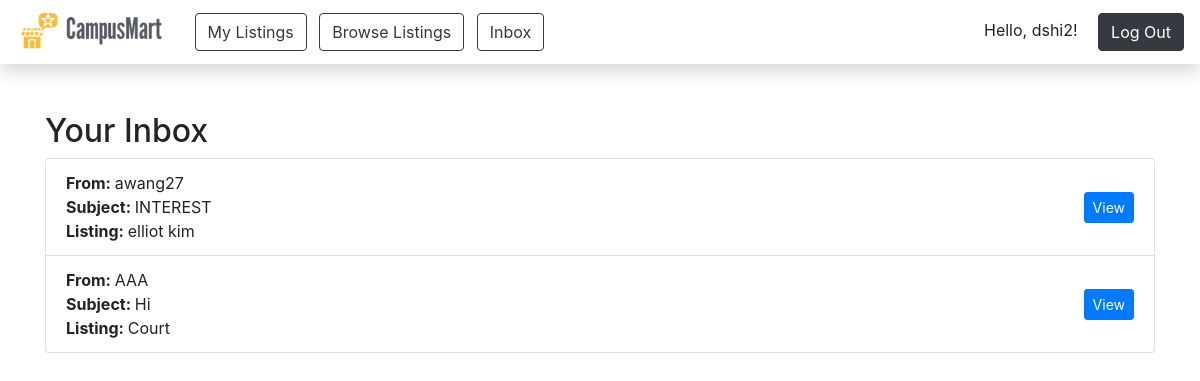
Page /messages/inbox/ (signed in) on the committed database.
### campusmart/models.py (models this page shows, shortened)
class Message(models.Model):
    sender = models.ForeignKey(User, on_delete=models.CASCADE, related_name='sent_messages')
    recipient = models.ForeignKey(User, on_delete=models.CASCADE, related_name='received_messages')
    listing = models.ForeignKey(Listing, on_delete=models.CASCADE, related_name='messages')
    subject = models.CharField(max_length=1000)
    body = models.TextField()

class Listing(models.Model):
    CONDITION_CHOICES = [
        ('NEW', 'New'),
        ('LIKE_NEW', 'Like New'),
        ('USED', 'Used'),
        ('FAIR', 'Fair'),
    ]
    STATUS_CHOICES = [
        ('AVAILABLE', 'Available'),
        ('UNAVAILABLE', 'Unavailable'),
    ]
    title = models.CharField(max_length=200)
    description = models.TextField()
    price = models.DecimalField(max_digits=10, decimal_places=2)
    condition = models.CharField(max_length=10, choices=CONDITION_CHOICES)
    status = models.CharField(max_length=20, choices=STATUS_CHOICES, default='AVAILABLE')
    created_at = models.DateTimeField(auto_now_add=True)
    updated_at = models.DateTimeField(auto_now=True)
    user = models.ForeignKey(User, on_delete=models.CASCADE, related_name='listings')

### campusmart/views.py (the view)
# urls.py: path('messages/inbox/', views.inbox, name='inbox'),
@login_required
def inbox(request):
    user_messages = request.user.received_messages.select_related('sender', 'listing')
    return render(request, 'inbox.html', {'messages': user_messages})

### templates/inbox.html
{% extends 'base.html' %}
{% load static %}
{% block content %}
<div class="container mt-5">
    <h2>Your Inbox</h2>
    {% if messages %}
        <ul class="list-group">
            {% for msg in messages %}
                <li class="list-group-item d-flex justify-content-between align-items-center ">
                    <div>
                        <strong>From: </strong>{{ msg.sender.username }}<br>
                        <strong>Subject: </strong>{{ msg.subject }}<br>
                        <strong>Listing: </strong>{{ msg.listing.title }}
                    </div>
                    <a href="{% url 'view_message' msg.id %}" class="btn btn-sm btn-primary">View</a>
                </li>
            {% endfor %}
        </ul>
    {% else %}
        <p>No messages yet.</p>
    {% endif %}
</div>
{% endblock %}

### templates/base.html (shortened to what this page needs)
{% load static %}
<!DOCTYPE html>
<html lang="en">
    <head>
        <link rel="stylesheet" href="{% static 'styles.css' %}">
        <link rel="stylesheet" href="https://cdn.jsdelivr.net/npm/bootstrap@4.4.1/dist/css/bootstrap.min.css">
    </head>
    <body>
        <nav class="d-flex flex-row justify-content-between align-items-center sticky-top w-100 px-3 shadow"
       style="height: 4rem; background-color: white; z-index: 1;">
            <div>
                <a href="{% url 'home'%}" class="mr-4"><img src="{% static 'Logo-clear.png' %}" style="width: 150px; height: auto;"></a>
                <a href="{% url 'listings_mine' %}" class="btn btn-outline-dark mr-2">My Listings</a>
                <a href="{% url 'browse_listings' %}" class="btn btn-outline-dark mr-2">Browse Listings</a>
                <a href="{% url 'inbox' %}" class="btn btn-outline-dark mr-2">Inbox</a>
            </div>
            <div>
            {% if user.is_authenticated %}
                <span class="p-2 mr-2">Hello, {{ user.username }}!</span>
                <form action="{% url 'logout' %}" method="POST" class="d-inline">
                    <button type="submit" class="btn btn-dark">Log Out</button>
                </form>
            {% else %}
                <a href="{% url 'login' %}" class="btn btn-outline-dark mr-2">Log In</a>
                <a href="{% url 'sign_up' %}" class="btn btn-outline-dark">Sign Up</a>
            {% endif %}
            </div>
        </nav>
        <div class="content w-100 d-flex flex-column align-items-center" style="height: calc(100vh - 4rem);">
            {% block content %}{% endblock %}
        </div>
    </body>
</html>

### rows in the picture
Message: sender.username "awang27", subject "INTEREST", listing "elliot kim"
Message: sender.username "AAA", subject "Hi", listing "Court"

### other values in the picture
{{ user.username }} "dshi2"
